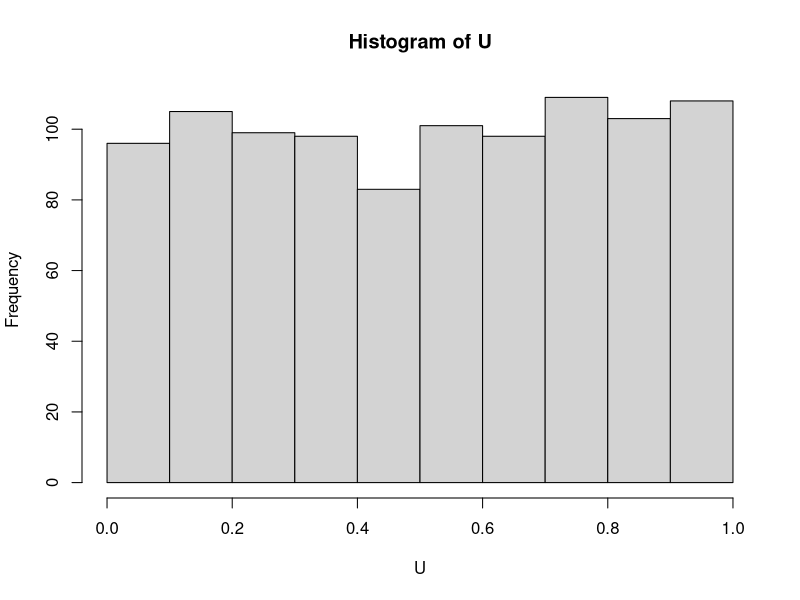
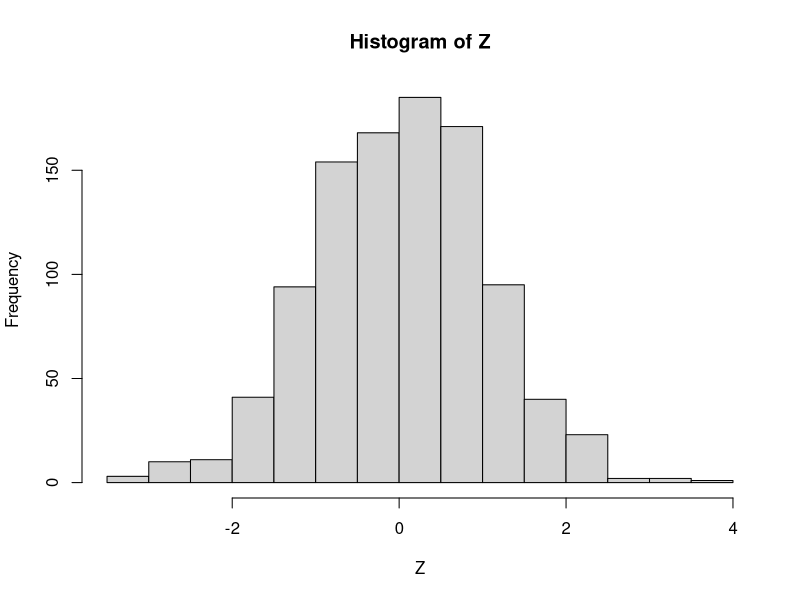

Write the R code that produced these figures, in order.
## ---- chunk 1
U = runif(1000,0,1) # 生成1000个服从U(0,1)的数
hist(U)
Z = qnorm(U) # 做正态分布的逆变换
hist(Z)
